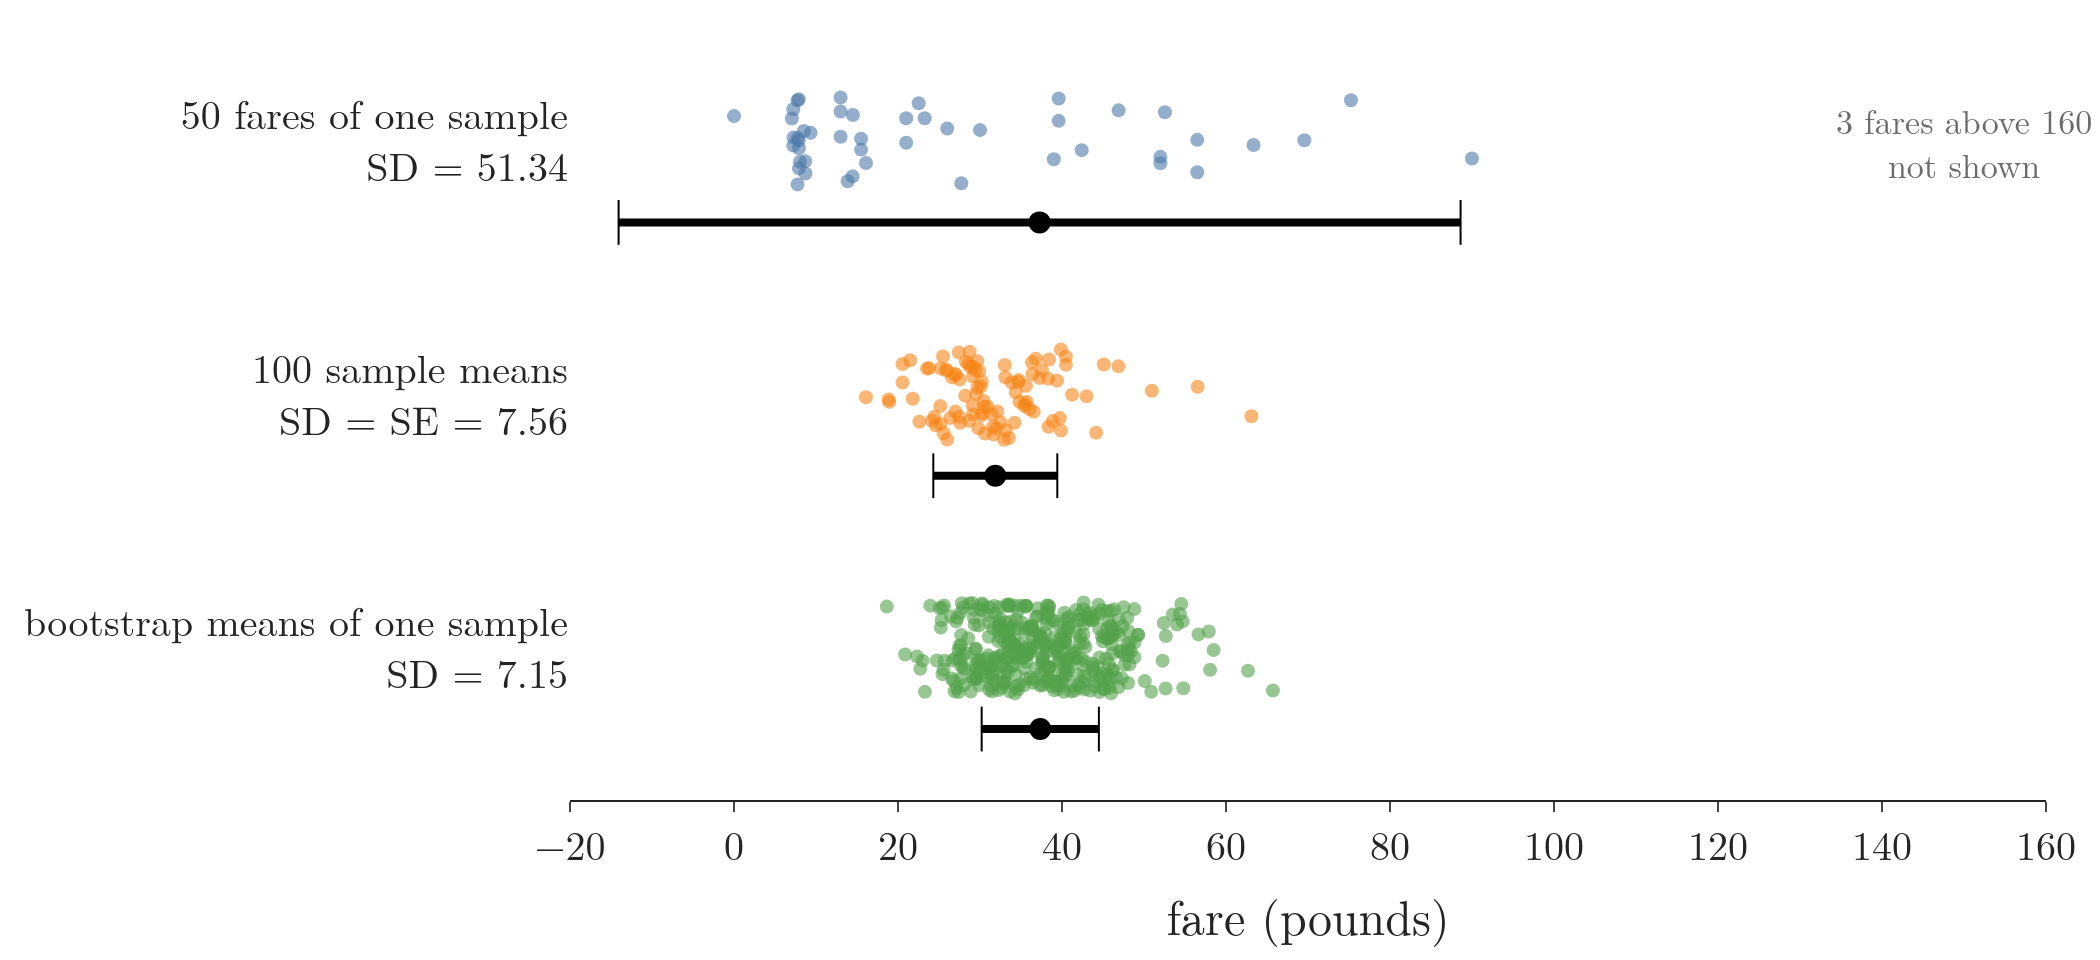

Reproduce this figure in Python.
"""Standard deviation against standard error, on the Titanic fares (same samples as the Notebook, seed 42).
Row 1: the 50 fares of sample 1, with mean +- SD: the spread of single fares.
Row 2: the 100 sample means, with mean +- their SD: the spread of means, the standard error.
Row 3: 10,000 bootstrap means of sample 1 alone (resampled with replacement), with mean +- their SD.
Run: python sd_vs_se.py -> sd_vs_se.png, .pdf"""
from pathlib import Path

import numpy as np
import pandas as pd
import plotly.graph_objects as go

HERE = Path(__file__).parent
BLUE, ORANGE, GREEN, GREY = "#4C78A8", "#F58518", "#54A24B", "#6B6B6B"
data = HERE.parent / "data"
df = pd.concat([pd.read_csv(data / "titanic_train.csv").drop(columns="Survived"),
                pd.read_csv(data / "titanic_test.csv")]).sample(frac=1, random_state=42)
fare = df["Fare"].dropna()
rng = np.random.default_rng(42)
samples = np.array([fare.sample(50, random_state=rng).to_numpy() for _ in range(100)])
means = samples.mean(axis=1)
one = samples[0]
boot = np.random.default_rng(0).choice(one, size=(10_000, 50), replace=True).mean(axis=1)
sd, sem, sboot = one.std(ddof=1), means.std(ddof=1), boot.std(ddof=1)
assert round(one.mean(), 2) == 37.27 and round(sd, 2) == 51.34 and round(sem, 2) == 7.56
print(f"sample 1 SD {sd:.2f}; SD of 100 means {sem:.2f}; s/sqrt(50) {sd / np.sqrt(50):.2f}; "
      f"sigma/sqrt(50) {fare.std(ddof=0) / np.sqrt(50):.2f}; bootstrap SE {sboot:.2f}")

jit = np.random.default_rng(1)
rows = [(one, one.mean(), sd, BLUE, f"50 fares of one sample<br>SD = {sd:.2f}"),
        (means, means.mean(), sem, ORANGE, f"100 sample means<br>SD = SE = {sem:.2f}"),
        (boot[:400], boot.mean(), sboot, GREEN, f"bootstrap means of one sample<br>SD = {sboot:.2f}")]
fig = go.Figure()
for i, (vals, c, s, col, label) in enumerate(rows):
    y = 2 - i
    fig.add_scatter(x=vals, y=y + jit.uniform(-0.18, 0.18, len(vals)), mode="markers",
                    marker=dict(color=col, size=7, opacity=0.6), showlegend=False)
    fig.add_scatter(x=[c - s, c + s], y=[y - 0.32] * 2, mode="lines+markers", line=dict(color="black", width=4),
                    marker=dict(symbol="line-ns-open", size=16, color="black"), showlegend=False)
    fig.add_scatter(x=[c], y=[y - 0.32], mode="markers", marker=dict(color="black", size=11), showlegend=False)
fig.update_yaxes(tickvals=[2, 1, 0], ticktext=[r[4] for r in rows], range=[-0.6, 2.4], showline=False, ticks="")
fig.update_xaxes(range=[-20, 160], title_text="fare (pounds)", dtick=20)
fig.add_annotation(x=150, y=2, text=f"{int((one > 160).sum())} fares above 160<br>not shown", showarrow=False, font=dict(size=17, color=GREY))
fig.update_layout(template="simple_white", width=1050, height=480, font=dict(family="Latin Modern Roman", size=20),
                  margin=dict(l=20, r=20, t=20, b=55))
print("fares above 160 in sample 1:", int((one > 160).sum()))
fig.write_image(HERE / "sd_vs_se.png", scale=2)
fig.write_image(HERE / "sd_vs_se.pdf")
